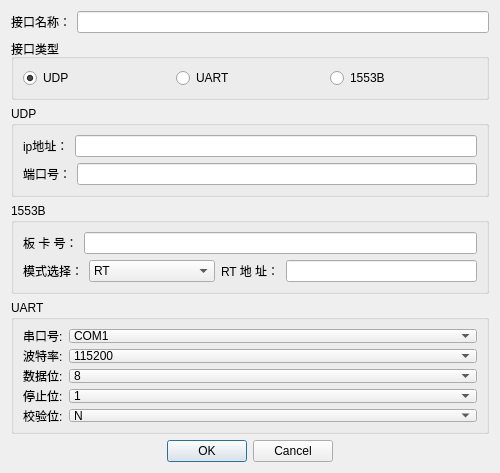
<?xml version="1.0" encoding="UTF-8"?>
<ui version="4.0">
 <class>addSysManage</class>
 <widget class="QWidget" name="addSysManage">
  <property name="geometry">
   <rect>
    <x>0</x>
    <y>0</y>
    <width>500</width>
    <height>473</height>
   </rect>
  </property>
  <property name="sizePolicy">
   <sizepolicy hsizetype="Expanding" vsizetype="Expanding">
    <horstretch>0</horstretch>
    <verstretch>0</verstretch>
   </sizepolicy>
  </property>
  <property name="minimumSize">
   <size>
    <width>300</width>
    <height>200</height>
   </size>
  </property>
  <property name="maximumSize">
   <size>
    <width>500</width>
    <height>473</height>
   </size>
  </property>
  <property name="windowTitle">
   <string>Form</string>
  </property>
  <layout class="QVBoxLayout" name="verticalLayout_4">
   <item>
    <layout class="QHBoxLayout" name="horizontalLayout_3">
     <item>
      <widget class="QLabel" name="label_3">
       <property name="text">
        <string>接口名称：</string>
       </property>
      </widget>
     </item>
     <item>
      <widget class="QLineEdit" name="systemName"/>
     </item>
    </layout>
   </item>
   <item>
    <widget class="QGroupBox" name="deviceType">
     <property name="maximumSize">
      <size>
       <width>16777215</width>
       <height>70</height>
      </size>
     </property>
     <property name="title">
      <string>接口类型</string>
     </property>
     <layout class="QHBoxLayout" name="horizontalLayout_12">
      <item>
       <widget class="QRadioButton" name="UdpButton">
        <property name="text">
         <string>UDP</string>
        </property>
        <property name="checked">
         <bool>true</bool>
        </property>
       </widget>
      </item>
      <item>
       <widget class="QRadioButton" name="UartButton">
        <property name="text">
         <string>UART</string>
        </property>
       </widget>
      </item>
      <item>
       <widget class="QRadioButton" name="BButton">
        <property name="text">
         <string>1553B</string>
        </property>
       </widget>
      </item>
     </layout>
    </widget>
   </item>
   <item>
    <widget class="QGroupBox" name="groupBox">
     <property name="title">
      <string>UDP</string>
     </property>
     <layout class="QVBoxLayout" name="verticalLayout">
      <item>
       <layout class="QHBoxLayout" name="horizontalLayout">
        <item>
         <widget class="QLabel" name="label">
          <property name="text">
           <string>ip地址：</string>
          </property>
         </widget>
        </item>
        <item>
         <widget class="QLineEdit" name="ipAddr"/>
        </item>
       </layout>
      </item>
      <item>
       <layout class="QHBoxLayout" name="horizontalLayout_2">
        <item>
         <widget class="QLabel" name="label_2">
          <property name="text">
           <string>端口号：</string>
          </property>
         </widget>
        </item>
        <item>
         <widget class="QLineEdit" name="ipPort"/>
        </item>
       </layout>
      </item>
     </layout>
    </widget>
   </item>
   <item>
    <widget class="QGroupBox" name="groupBox_3">
     <property name="title">
      <string>1553B</string>
     </property>
     <layout class="QVBoxLayout" name="verticalLayout_3">
      <item>
       <layout class="QHBoxLayout" name="horizontalLayout_10">
        <item>
         <widget class="QLabel" name="label_9">
          <property name="text">
           <string>板 卡 号：</string>
          </property>
         </widget>
        </item>
        <item>
         <widget class="QLineEdit" name="lineEdit_4"/>
        </item>
       </layout>
      </item>
      <item>
       <layout class="QHBoxLayout" name="RTADDR">
        <item>
         <layout class="QHBoxLayout" name="horizontalLayout_11">
          <item>
           <widget class="QLabel" name="label_10">
            <property name="text">
             <string>模式选择：</string>
            </property>
           </widget>
          </item>
          <item>
           <widget class="QComboBox" name="comboBox_6">
            <property name="sizePolicy">
             <sizepolicy hsizetype="Expanding" vsizetype="Fixed">
              <horstretch>0</horstretch>
              <verstretch>0</verstretch>
             </sizepolicy>
            </property>
            <item>
             <property name="text">
              <string>RT</string>
             </property>
            </item>
            <item>
             <property name="text">
              <string>BC</string>
             </property>
            </item>
           </widget>
          </item>
         </layout>
        </item>
        <item>
         <widget class="QLabel" name="label_12">
          <property name="text">
           <string>RT 地 址：</string>
          </property>
         </widget>
        </item>
        <item>
         <widget class="QLineEdit" name="lineEdit_6"/>
        </item>
       </layout>
      </item>
     </layout>
     <zorder></zorder>
    </widget>
   </item>
   <item>
    <widget class="QGroupBox" name="groupBox_2">
     <property name="title">
      <string>UART</string>
     </property>
     <layout class="QVBoxLayout" name="verticalLayout_2">
      <item>
       <layout class="QHBoxLayout" name="horizontalLayout_5">
        <item>
         <widget class="QLabel" name="label_4">
          <property name="text">
           <string>串口号:</string>
          </property>
         </widget>
        </item>
        <item>
         <widget class="QComboBox" name="comboBox">
          <property name="sizePolicy">
           <sizepolicy hsizetype="Expanding" vsizetype="Fixed">
            <horstretch>0</horstretch>
            <verstretch>0</verstretch>
           </sizepolicy>
          </property>
          <item>
           <property name="text">
            <string>COM1</string>
           </property>
          </item>
          <item>
           <property name="text">
            <string>COM2</string>
           </property>
          </item>
          <item>
           <property name="text">
            <string>COM3</string>
           </property>
          </item>
          <item>
           <property name="text">
            <string>COM4</string>
           </property>
          </item>
          <item>
           <property name="text">
            <string>COM5</string>
           </property>
          </item>
          <item>
           <property name="text">
            <string>COM6</string>
           </property>
          </item>
          <item>
           <property name="text">
            <string>COM7</string>
           </property>
          </item>
          <item>
           <property name="text">
            <string>COM8</string>
           </property>
          </item>
         </widget>
        </item>
       </layout>
      </item>
      <item>
       <layout class="QHBoxLayout" name="horizontalLayout_6">
        <item>
         <widget class="QLabel" name="label_5">
          <property name="text">
           <string>波特率:</string>
          </property>
         </widget>
        </item>
        <item>
         <widget class="QComboBox" name="comboBox_2">
          <property name="sizePolicy">
           <sizepolicy hsizetype="Expanding" vsizetype="Fixed">
            <horstretch>0</horstretch>
            <verstretch>0</verstretch>
           </sizepolicy>
          </property>
          <item>
           <property name="text">
            <string>115200</string>
           </property>
          </item>
         </widget>
        </item>
       </layout>
      </item>
      <item>
       <layout class="QHBoxLayout" name="horizontalLayout_7">
        <item>
         <widget class="QLabel" name="label_6">
          <property name="text">
           <string>数据位:</string>
          </property>
         </widget>
        </item>
        <item>
         <widget class="QComboBox" name="comboBox_3">
          <property name="sizePolicy">
           <sizepolicy hsizetype="Expanding" vsizetype="Fixed">
            <horstretch>0</horstretch>
            <verstretch>0</verstretch>
           </sizepolicy>
          </property>
          <item>
           <property name="text">
            <string>8</string>
           </property>
          </item>
         </widget>
        </item>
       </layout>
      </item>
      <item>
       <layout class="QHBoxLayout" name="horizontalLayout_8">
        <item>
         <widget class="QLabel" name="label_7">
          <property name="text">
           <string>停止位:</string>
          </property>
         </widget>
        </item>
        <item>
         <widget class="QComboBox" name="comboBox_4">
          <property name="sizePolicy">
           <sizepolicy hsizetype="Expanding" vsizetype="Fixed">
            <horstretch>0</horstretch>
            <verstretch>0</verstretch>
           </sizepolicy>
          </property>
          <item>
           <property name="text">
            <string>1</string>
           </property>
          </item>
         </widget>
        </item>
       </layout>
      </item>
      <item>
       <layout class="QHBoxLayout" name="horizontalLayout_9">
        <item>
         <widget class="QLabel" name="label_8">
          <property name="text">
           <string>校验位:</string>
          </property>
         </widget>
        </item>
        <item>
         <widget class="QComboBox" name="comboBox_5">
          <property name="sizePolicy">
           <sizepolicy hsizetype="Expanding" vsizetype="Fixed">
            <horstretch>0</horstretch>
            <verstretch>0</verstretch>
           </sizepolicy>
          </property>
          <item>
           <property name="text">
            <string>N</string>
           </property>
          </item>
         </widget>
        </item>
       </layout>
      </item>
     </layout>
    </widget>
   </item>
   <item>
    <layout class="QHBoxLayout" name="horizontalLayout_4">
     <property name="spacing">
      <number>147</number>
     </property>
     <item>
      <spacer name="horizontalSpacer_2">
       <property name="orientation">
        <enum>Qt::Horizontal</enum>
       </property>
       <property name="sizeHint" stdset="0">
        <size>
         <width>40</width>
         <height>20</height>
        </size>
       </property>
      </spacer>
     </item>
     <item>
      <widget class="QDialogButtonBox" name="buttonBox">
       <property name="standardButtons">
        <set>QDialogButtonBox::Cancel|QDialogButtonBox::Ok</set>
       </property>
      </widget>
     </item>
     <item>
      <spacer name="horizontalSpacer">
       <property name="orientation">
        <enum>Qt::Horizontal</enum>
       </property>
       <property name="sizeHint" stdset="0">
        <size>
         <width>40</width>
         <height>20</height>
        </size>
       </property>
      </spacer>
     </item>
    </layout>
   </item>
  </layout>
 </widget>
 <resources/>
 <connections>
  <connection>
   <sender>UdpButton</sender>
   <signal>clicked()</signal>
   <receiver>groupBox</receiver>
   <slot>show()</slot>
   <hints>
    <hint type="sourcelabel">
     <x>88</x>
     <y>66</y>
    </hint>
    <hint type="destinationlabel">
     <x>234</x>
     <y>131</y>
    </hint>
   </hints>
  </connection>
  <connection>
   <sender>UartButton</sender>
   <signal>clicked()</signal>
   <receiver>groupBox_2</receiver>
   <slot>show()</slot>
   <hints>
    <hint type="sourcelabel">
     <x>234</x>
     <y>66</y>
    </hint>
    <hint type="destinationlabel">
     <x>234</x>
     <y>349</y>
    </hint>
   </hints>
  </connection>
  <connection>
   <sender>UartButton</sender>
   <signal>clicked()</signal>
   <receiver>groupBox_3</receiver>
   <slot>hide()</slot>
   <hints>
    <hint type="sourcelabel">
     <x>234</x>
     <y>66</y>
    </hint>
    <hint type="destinationlabel">
     <x>234</x>
     <y>219</y>
    </hint>
   </hints>
  </connection>
  <connection>
   <sender>UdpButton</sender>
   <signal>clicked()</signal>
   <receiver>groupBox_2</receiver>
   <slot>hide()</slot>
   <hints>
    <hint type="sourcelabel">
     <x>88</x>
     <y>66</y>
    </hint>
    <hint type="destinationlabel">
     <x>234</x>
     <y>349</y>
    </hint>
   </hints>
  </connection>
  <connection>
   <sender>UdpButton</sender>
   <signal>clicked()</signal>
   <receiver>groupBox_3</receiver>
   <slot>hide()</slot>
   <hints>
    <hint type="sourcelabel">
     <x>88</x>
     <y>66</y>
    </hint>
    <hint type="destinationlabel">
     <x>234</x>
     <y>219</y>
    </hint>
   </hints>
  </connection>
  <connection>
   <sender>UartButton</sender>
   <signal>clicked()</signal>
   <receiver>groupBox</receiver>
   <slot>hide()</slot>
   <hints>
    <hint type="sourcelabel">
     <x>234</x>
     <y>66</y>
    </hint>
    <hint type="destinationlabel">
     <x>234</x>
     <y>131</y>
    </hint>
   </hints>
  </connection>
  <connection>
   <sender>BButton</sender>
   <signal>clicked()</signal>
   <receiver>groupBox</receiver>
   <slot>hide()</slot>
   <hints>
    <hint type="sourcelabel">
     <x>380</x>
     <y>66</y>
    </hint>
    <hint type="destinationlabel">
     <x>234</x>
     <y>131</y>
    </hint>
   </hints>
  </connection>
  <connection>
   <sender>BButton</sender>
   <signal>clicked()</signal>
   <receiver>groupBox_2</receiver>
   <slot>hide()</slot>
   <hints>
    <hint type="sourcelabel">
     <x>380</x>
     <y>66</y>
    </hint>
    <hint type="destinationlabel">
     <x>234</x>
     <y>349</y>
    </hint>
   </hints>
  </connection>
  <connection>
   <sender>BButton</sender>
   <signal>clicked()</signal>
   <receiver>groupBox_3</receiver>
   <slot>show()</slot>
   <hints>
    <hint type="sourcelabel">
     <x>380</x>
     <y>66</y>
    </hint>
    <hint type="destinationlabel">
     <x>234</x>
     <y>219</y>
    </hint>
   </hints>
  </connection>
 </connections>
</ui>
